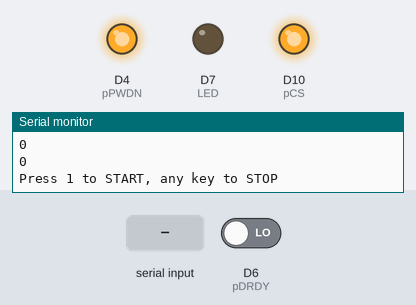
Recording of a sketch running on a simulated Arduino Zero (SAMD21). On the bench: output pins drawn as LEDs (lit = HIGH), the last lines printed to the serial monitor. Inputs (shaded band) come from the test bench; at power-on: D6 (pDRDY) LOW. Pins used as bus, display or sensor lines are not drawn.

Above: at 5.3 s.
5.4 s: "1\n" received over Serial
At 7.5 s:
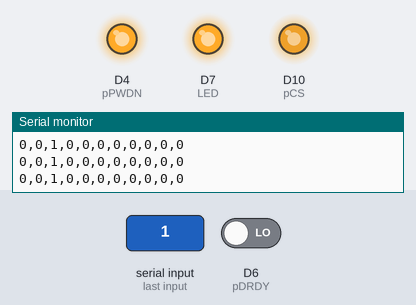
8.0 s: "2\n" received over Serial
At 9.4 s:
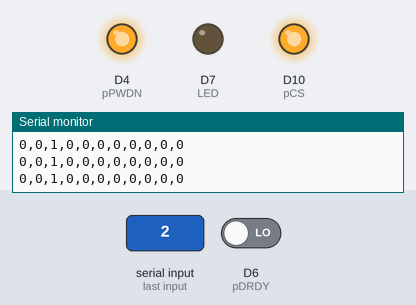
Timing chart, 0 to 11.0 s (numbered marks = the images above; inputs shaded):
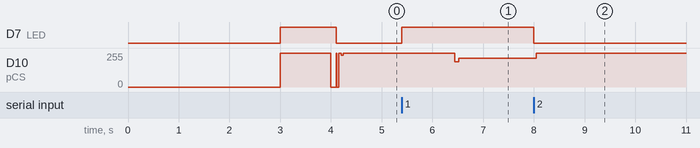

Measured:
- after the input at 5.4 s, D7 (LED): LOW → HIGH at once; D10 (pCS): 255/255 → 189/255 after 1.0 s, → 216/255 0.08 s later
- after the input at 8.0 s, D7 (LED): HIGH → LOW at once; D10 (pCS): 216/255 → 255/255 at once

The sketch:

_1299_init.ino
```cpp
#include <SPI.h>
#include "wiring_private.h"
SPIClass mySPI (&sercom1, 12, 13, 11, SPI_PAD_0_SCK_1, SERCOM_RX_PAD_3);

const byte WAKEUP = 0b00000010;     // Wake-up from standby mode
const byte STANDBY = 0b00000100;   // Enter Standby mode
const byte RESET = 0b00000110;   // Reset the device
const byte START = 0b00001000;   // Start and restart (synchronize) conversions
const byte STOP = 0b00001010;   // Stop conversion
const byte RDATAC = 0b00010000;   // Enable Read Data Continuous mode (default mode at power-up)
const byte SDATAC = 0b00010001;   // Stop Read Data Continuous mode
const byte RDATA = 0b00010010;   // Read data by command; supports multiple read back

//Register Read Commands
const byte RREG = 0b00100000;
const byte WREG = 0b01000000;

const byte CH1 = 0x05;
const byte CH2 = 0x06;
const byte CH3 = 0x07;
const byte CH4 = 0x08;
const byte CH5 = 0x09;
const byte CH6 = 0x0A;
const byte CH7 = 0x0B;
const byte CH8 = 0x0C;
const byte CHn = 0xFF;

const int pCS = 10; //chip select pin
const int pDRDY = 6; //data ready pin
const int pPWDN = 4;
const int pSTART = 3;
const int pRESET = 2;
const int pCLKSEL = 9;
const int LED = 7 ;
const float tCLK = 0.000666;
const int SPI_CLK = 4000000 ;

boolean deviceIDReturned = false;
boolean continuousRead = false ;
boolean startRead = false ;

int ch[7] ;
int cnt = 0 ;
String spiData;
void setup() {

  SerialUSB.begin(115200*2);

  // start the SPI library:
  mySPI.begin();
  pinPeripheral(11, PIO_SERCOM);
  pinPeripheral(12, PIO_SERCOM);
  pinPeripheral(13, PIO_SERCOM);
  delay(3000);
  SerialUSB.flush();
  SerialUSB.println("ADS1299");
  // initalize the  data ready and chip select pins:
  pinMode(LED,OUTPUT);
  digitalWrite(LED,HIGH);
  ADS_INIT();
  digitalWrite(LED,LOW);
  delay(10);  //delay to ensure connection
  ADS_RREAD(0,24);
  //ADS_WREG(0x03,0xE0); // Enable Internal Reference Buffer 6 -OFF , E - ON
  ADS_WREG(0x03,0xE8); // Enable Internal Reference Buffer 6 -OFF , E - ON
  delay(50);
  ADS_WREG(CHn,0x01); // Input Shorted
  delay(1);
  for(int i=0;i<10;i++)
  ADS_ReadContinuous();
  ADS_STOP();
  delay(1);
  ADS_WREG(0x01,0x94); // Sample Rate 96 - 250 , 95 - 500, 90 - 16k
  ADS_WREG(0x02,0xD1); // Test Signal 2Hz Square Wave
  //ADS_WREG(CHn,0x10); // Active channels
  ADS_WREG(CHn,0x00); // Ch on Test Signals with Gain 0
 // ADS_WREG(CH1,0x00);
  //ADS_WREG(0x15,0x20);//SRB1 To Negative Inputs
  ADS_RREAD(0,24);
  SerialUSB.println(SerialUSB.baud());
  SerialUSB.println("Press 1 to START, any key to STOP");
}

void loop(){
  if(SerialUSB.available())
  { int chk = SerialUSB.parseInt() ;
    if(chk==1)
     {startRead = 1 ;

      }
    else if(chk==2)
     {startRead = 0;

     }
  }

  if(startRead)
     {ADS_ReadContinuous();
     digitalWrite(LED,HIGH);}
  else
     {ADS_STOP();
     digitalWrite(LED,LOW);
     }


}

void ADS_INIT()
{
  pinMode(pDRDY, INPUT);
  pinMode(pCS,OUTPUT);
  pinMode(pPWDN,OUTPUT);
  pinMode(pCLKSEL,OUTPUT);
  pinMode(pRESET,OUTPUT);
  digitalWrite(pCLKSEL,HIGH);
  delay(1);
  digitalWrite(pPWDN,HIGH);
  digitalWrite(pRESET,HIGH);
  digitalWrite(pCS, HIGH);
  delay(1000);  //delay to ensure connection
  digitalWrite(pCS, LOW);
  mySPI.beginTransaction(SPISettings(SPI_CLK, MSBFIRST, SPI_MODE1));
  mySPI.transfer(RESET);
  mySPI.endTransaction();
  delay(100);
  digitalWrite(pCS, HIGH);
}

void ADS_RREAD(byte r , int n){
  if(r+n>24)
  n = 24 - r ;
  digitalWrite(pCS, LOW);
  SerialUSB.println("Register Data");
  mySPI.beginTransaction(SPISettings(SPI_CLK, MSBFIRST, SPI_MODE1));
  mySPI.transfer(SDATAC);
  mySPI.transfer(RREG|r); //RREG
  mySPI.transfer(n); // 24 Registers
  for(int i=0;i<n;i++)
  {byte temp = mySPI.transfer(0x00);
  SerialUSB.println(temp, HEX);}
  mySPI.endTransaction();
  digitalWrite(pCS, HIGH);
}

void ADS_WREG(byte n, byte t)
{ if(n==0||n==18||n==19)
  SerialUSB.println("Error: Read-Only Register");
  else if(n == 0xFF)
  {digitalWrite(pCS, LOW);
  mySPI.beginTransaction(SPISettings(SPI_CLK, MSBFIRST, SPI_MODE1));
  mySPI.transfer(SDATAC);
  for(int i=5;i<13;i++)
  {mySPI.transfer(WREG|i); //RREG
  mySPI.transfer(0x00);
  mySPI.transfer(t);}
  mySPI.endTransaction();
  digitalWrite(pCS, HIGH);
  SerialUSB.println("Written All Channels");
  }
  else
  {digitalWrite(pCS, LOW);
  mySPI.beginTransaction(SPISettings(SPI_CLK, MSBFIRST, SPI_MODE1));
  mySPI.transfer(SDATAC);
  mySPI.transfer(WREG|n); //RREG
  mySPI.transfer(0x00); // 24 Registers
  mySPI.transfer(t);
  mySPI.endTransaction();
  digitalWrite(pCS, HIGH);
  SerialUSB.println("Written Register");}
}

void ADS_ReadContinuous()
{ if(!continuousRead)
  {//SerialUSB.println("Continuous Read");
   continuousRead = true ;
   digitalWrite(pCS, LOW);
   mySPI.beginTransaction(SPISettings(SPI_CLK, MSBFIRST, SPI_MODE1));
   mySPI.transfer(START);
   mySPI.transfer(RDATAC);
  digitalWrite(pCS, HIGH);
  }
  while(digitalRead(pDRDY));
   digitalWrite(pCS, LOW);
   int j = 0 ;
   spiData = String();
   for(int i=0;i<27;i++)
    {byte temp = mySPI.transfer(0x00);
     if(i<2)
     {spiData += temp ;
     spiData += "," ;}
     else if(i==2)
     {spiData += cnt ;
     spiData += "," ;}
     else
     {ch[j] += temp << (3-(i%3))*8 ;
     if(i%3==2)
     {ch[j] = ch[j]>>8;
     //SerialUSB.print(ch[j]);
     spiData += ch[j] ;
     if(j<7)
     spiData += ",";
     else
     {SerialUSB.println(spiData);
     }
     j++ ;
     }}}
   digitalWrite(pCS,HIGH);
   cnt++ ;
}


void ADS_STOP()
{if(continuousRead)
  {digitalWrite(pCS, LOW);
  mySPI.transfer(STOP);
  mySPI.transfer(SDATAC);
  digitalWrite(pCS, HIGH);
  continuousRead = false ;}
}
```
